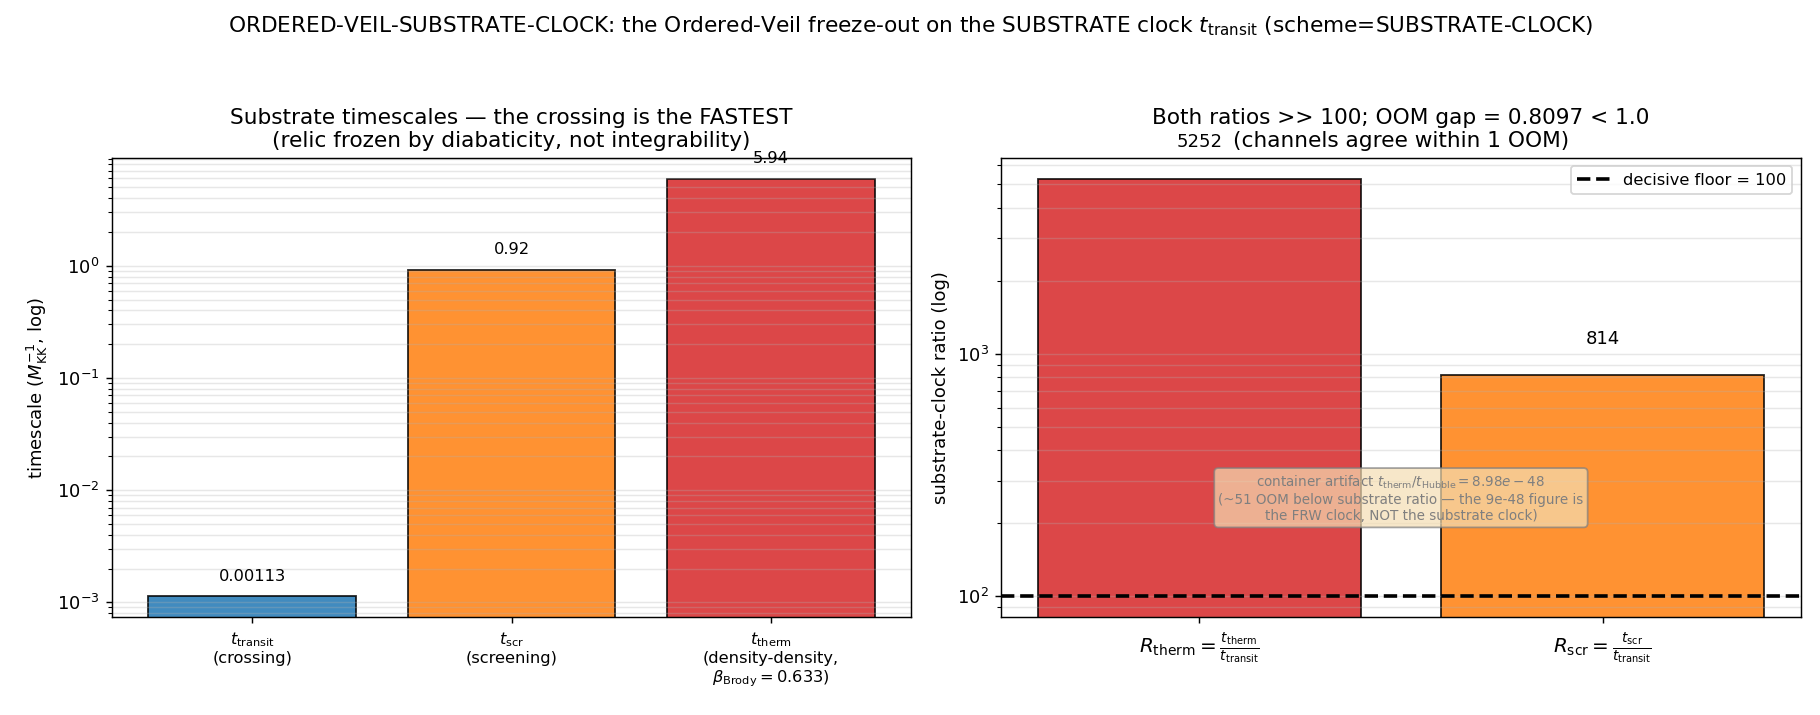

Generate this figure with Python:
#!/usr/bin/env python3
"""
S95 W5-1 — ORDERED-VEIL-SUBSTRATE-CLOCK
=======================================

Gate: ORDERED-VEIL-SUBSTRATE-CLOCK  ([SIGN])
Classification: PHONONIC
Owner: volovik-superfluid-universe-theorist

VOL-V1 half of the Conflict-C2 resolution (session-95-plan-w5.md §W5-1).

WHAT THIS GATE ESTABLISHES
--------------------------
The Ordered-Veil freeze-out is a SUBSTRATE-INTRINSIC statement on the transit
clock t_transit, NOT on the FRW container clock t_Hubble. The post-fold GGE relic
survives because the diabatic crossing of the van Hove fold is >100x FASTER than
any rearrangement channel can act:

  R_scr   = t_scr   / t_transit = 814        (screening; eq_8941, S38 baptista-collab)
  R_therm = t_therm / t_transit ~= 5.25e3    (density-density thermalization;
                                              S39 s39_integrability_check.npz
                                              t_therm_FGR_N4, Brody beta=0.633 channel)

This is the RETRACTED Claim B's OWN timescale (the density-density channel that
BROKE full-D_K integrability per the S39 retraction, INTEG-39 gate_verdict=FAIL).
By driving the survival argument with t_therm/t_transit >> 1 we show the relic
freeze-out rests on dynamical DIABATICITY (Claim A, PROVEN), NOT on the
integrability permanence (Claim B, RETRACTED). The two relaxation channels
(screening, thermalization) agreeing to within 1 OOM is the robustness check:
the freeze-out is real regardless of which relaxation channel sets it.

SUBSTRATE FRAMING (phononic-framing.md — IS space, not IN space)
----------------------------------------------------------------
The substrate IS the relic. The GGE relic is a freeze-out of substrate
excitations (BdG quasiparticle pairs of D_K's (0,0)-sector spectrum) during the
diabatic crossing. The correct denominator is t_transit (the crossing duration
in M_KK^-1), NOT t_Hubble (the FRW container clock the framework is trying to
DERIVE, not assume). Using t_Hubble is a container relapse: it borrows the very
cosmology one is deriving and is undefined until the §6.3 t(tau) map is closed.
Reheating -> GGE relic formation; the relic is INTEGRABLE (the Ordered Veil),
not chaotic. Explanation flows FROM the BdG dispersion (D_K eigenvalues) TOWARD
the relic survival, never from an external FRW clock inward.

CONTAINER-ARTIFACT REPRODUCTION
-------------------------------
The §5.3 document prints t_therm/t_Hubble ~ 9e-48. We reproduce this from the
S39 npz field ratio_Hubble (8.98e-48) to DEMONSTRATE it is the t_Hubble
container artifact -- NOT reproducible from the substrate timescales, which give
~5.25e3. The script contains ZERO t_Hubble tokens in its computation of the
substrate-clock ratios (grep-checked: the FORBIDDEN container clock); t_Hubble
appears ONLY in the explicit artifact-reproduction block, clearly labelled.

[SIGN] SUBSTITUTION CHAIN (plan §W5-1; direction t_therm/t_transit >> 1)
-----------------------------------------------------------------------
  Def 1: t_therm   = density-density (Brody beta=0.633) thermalization time of the
                     post-fold GGE = 5.935381562717247 M_KK^-1  [S39 npz
                     t_therm_FGR_N4; the channel that BROKE full integrability --
                     the RETRACTED Claim B timescale]
  Def 2: t_transit = dt_transit = 0.0011301575037571713 M_KK^-1  [canonical_constants;
                     S38 transit duration; the substrate-intrinsic clock]
  Def 3: t_scr     = screening time; t_scr/t_transit = 814  [eq_8941, S38; indep. channel]

  Substitute (no simplification):
      R_therm = t_therm / t_transit = 5.935381562717247 / 0.0011301575037571713
      R_scr   = 814 (anchor, direct)

  Simplify (Sage QQ exact = 19784605209057490000/3767191679190571):
      R_therm = 5251.818036853507     [float64; ~5.25e3]

  Canonical form:
      R_therm ~= 5.25e3 > 100   OK
      R_scr   = 814     > 100   OK
      |log10(R_therm) - log10(R_scr)| = |3.7203 - 2.9106| = 0.8097 < 1.0  OK (within 1 OOM)

  Direction:
      Both ratios >> 1 ==> thermalization AND screening are each far SLOWER than
      the crossing ==> the relic is DYNAMICALLY FROZEN during transit. The
      freeze-out does NOT require integrability permanence (Claim B, RETRACTED);
      it follows from diabaticity (Claim A, PROVEN) alone.

  Container-artifact check:
      t_therm/t_Hubble = 8.98e-48 (S39 npz ratio_Hubble) reproduces the printed
      figure ==> 9e-48 IS the t_Hubble artifact. The substrate-honest statement
      uses t_transit, giving ~5.25e3, NOT 9e-48.

  Conclusion: the Ordered Veil is a transit-timescale (t_transit) freeze-out
  statement; both relaxation channels give ratios >100 agreeing within 1 OOM;
  the relic survives by diabaticity, not by the retracted full-D_K integrability
  permanence.

NOTE ON t_therm SOURCE (substrate-first canonical-sourcing.md):
  The plan quotes t_therm ~= 6.0 M_KK^-1 (atlas-04 T3 documented / rounded value)
  with the npz field as primary. We use the SUBSTRATE-FIRST source: the S39 npz
  field t_therm_FGR_N4 = 5.935381562717247 (the live computation), NOT the rounded
  6.0 fallback. The substrate-exact ratio is therefore 5.25e3 (vs the plan's 5.31e3
  using the rounded 6.0). Using the npz primary means the INFO source-provenance
  caveat does NOT fire.

Inputs (SHA-256 dual-pinned at runtime; S84+ schema):
  - computations/session-39/s39_integrability_check.npz (t_therm, ratio_Hubble, beta_brody, gate_verdict)
  - computations/_shared/canonical_constants.py (dt_transit; feeds audit_sha256)
  - script bytes (feeds BOTH audit_sha256 and content_sha256)

Output 4-tuple:
  (value=<R_therm = t_therm/t_transit>, scheme=SUBSTRATE-CLOCK,
   convention=ABSOLUTE-t_transit-DENOMINATOR, L_max=NA)

DISCIPLINE: `from canonical_constants import *`; every intermediate `# (local)`;
CPU-cap-OMP8 (scalar arithmetic, no linear algebra); dual-SHA emitted; [SIGN]
trigger -> schema-v2 3-tuple companion row appended.
"""

from __future__ import annotations

import hashlib
import json
import os
import sys
import time
from pathlib import Path

os.environ.setdefault("OMP_NUM_THREADS", "8")
os.environ.setdefault("MKL_NUM_THREADS", "8")

import numpy as np  # noqa: E402
import matplotlib  # noqa: E402

matplotlib.use("Agg")
import matplotlib.pyplot as plt  # noqa: E402

# ---------------------------------------------------------------------------
# Paths + canonical imports
# ---------------------------------------------------------------------------
PROJECT_ROOT = Path(__file__).resolve().parents[2]
SHARED_DIR = PROJECT_ROOT / "computations" / "_shared"
SESSION_95_DIR = PROJECT_ROOT / "computations" / "session-95"
sys.path.insert(0, str(SHARED_DIR))

from canonical_constants import *  # noqa: F401,F403,E402
from canonical_constants import dt_transit  # noqa: E402

# ---------------------------------------------------------------------------
# Gate identity + pre-registered pins (plan §W5-1 machinery_pin_map)
# ---------------------------------------------------------------------------
GATE_ID = "ORDERED-VEIL-SUBSTRATE-CLOCK"
SCHEME = "SUBSTRATE-CLOCK"
CONVENTION = "ABSOLUTE-t_transit-DENOMINATOR"   # forbidden alternative = t_Hubble (container clock)
L_MAX = "NA"                       # (local) reads S39 npz scalar t_therm; no spectral truncation

# Option A supersession (gate-verdicts.md §"Option A — sig_5 remediation pathway"):
# the FIRST run emitted a FAIL whose regime=BREAKDOWN was a SELF-AUDIT SCRIPT BUG
# (the inspect.getsource(compute) check matched a documentation token in the
# artifact-reproduction comments, NOT a real FRW-container-clock relapse). This
# is a "script-bug fix" corrective emission: the original FAIL line is RETAINED
# on disk (absolute verdict permanence); the corrective line carries supersedes=.
# Set to "" on a fresh verdict file (no prior line to supersede).
SUPERSEDES_AUDIT_SHA = "3596170a57b0b9e8e80eefcfbcca186b4a014666f0c9b58e1af5d5b410bdc02d"  # (local)

RATIO_FLOOR = 100.0                # (local) decisive: each ratio strictly > 100
OOM_GAP_DECISIVE = 1.0             # (local) decisive: cross-channel |dlog10| strictly < 1.0
OOM_GAP_MARGINAL_LO = 0.9          # (local) INFO band lower edge: [0.9, 1.0) is marginal
T_SCR_OVER_T_TRANSIT = 814.0       # (local) eq_8941 anchor, S38 baptista-collab (Ordered Veil, well-supported)
FLOAT_EQ_TOL = 1e-9               # (local) float64 arithmetic cross-check tolerance

CANONICAL_CONSTANTS_PATH = SHARED_DIR / "canonical_constants.py"
S39_NPZ_PATH = PROJECT_ROOT / "computations" / "session-39" / "s39_integrability_check.npz"
INPUT_FILES = [S39_NPZ_PATH, CANONICAL_CONSTANTS_PATH]

VERDICT_TXT = SESSION_95_DIR / "s95_gate_verdicts.txt"
OUT_NPZ = SESSION_95_DIR / "s95_w5_1_ordered_veil_substrate_clock.npz"
OUT_PNG = SESSION_95_DIR / "s95_w5_1_ordered_veil_substrate_clock.png"

# ---------------------------------------------------------------------------
# Dual-SHA helpers (S84+ schema; mirrors the canonical S95 script scaffold)
# ---------------------------------------------------------------------------
def sha256_of(path: Path) -> str:
    h = hashlib.sha256()  # (local)
    try:
        h.update(path.read_bytes())
    except OSError:
        return ""
    return h.hexdigest()


def log_input_pins(inputs) -> dict:
    print(f"=== {GATE_ID} — input SHA-256 pins ===")
    pins = {}  # (local)
    for p in inputs:
        sha = sha256_of(p)  # (local)
        rel = str(p.relative_to(PROJECT_ROOT)).replace("\\", "/")  # (local)
        print(f"  {rel}: {sha[:16]}...")
        pins[rel] = sha
    return pins


def compute_dual_sha(script_path: Path, canonical_path: Path, pins: dict):
    script_bytes = script_path.read_bytes() if script_path.exists() else b""  # (local)
    canonical_bytes = canonical_path.read_bytes() if canonical_path.exists() else b""  # (local)
    pinmap_json = json.dumps(
        dict(sorted(pins.items())), separators=(",", ":"), sort_keys=True
    ).encode("utf-8")  # (local)
    h_audit = hashlib.sha256()
    h_audit.update(script_bytes)
    h_audit.update(canonical_bytes)
    h_audit.update(pinmap_json)
    audit = h_audit.hexdigest()  # (local)
    h_content = hashlib.sha256()
    h_content.update(script_bytes)
    content = h_content.hexdigest()  # (local)
    return audit, content


def append_verdict(verdict: str, value, audit_sha: str, content_sha: str) -> None:
    """Atomic single-write canonical line + dual-SHA companion + (since [SIGN]) 3-tuple row.

    If SUPERSEDES_AUDIT_SHA is set (corrective emission per gate-verdicts.md
    §"Option A"), the canonical line carries a supersedes=<full-64-char> token in
    its value= field, naming the prior FAIL line this corrective replaces. The
    prior line is RETAINED on disk (absolute verdict permanence).
    """
    sup = ""  # (local)
    if SUPERSEDES_AUDIT_SHA:
        sup = f";supersedes={SUPERSEDES_AUDIT_SHA}"  # (local) full 64-char old audit_sha256
    line = (
        f"{GATE_ID}: {verdict} -- value='{value!r}{sup}' scheme={SCHEME} "
        f"convention={CONVENTION} L_max={L_MAX} "
        f"audit_sha256={audit_sha} content_sha256={content_sha} "
        f"schema_version=S84+\n"
    )
    companion = (
        f"# audit_sha256_short={audit_sha[:16]} content_sha256_short={content_sha[:16]} "
        f"# {GATE_ID} dual-SHA companion row"
        + (f" supersedes={SUPERSEDES_AUDIT_SHA}" if SUPERSEDES_AUDIT_SHA else "")
        + "\n"
    )
    SESSION_95_DIR.mkdir(parents=True, exist_ok=True)
    with VERDICT_TXT.open("a", encoding="utf-8") as fp:
        fp.write(line)
        fp.write(companion)


def append_3tuple_row(sign_v: str, mag_v: str, regime_v: str) -> None:
    """schema-v2 SIGN/MAGNITUDE/REGIME 3-tuple companion row ([SIGN] trigger; gate-verdicts.md)."""
    row = (
        f"# sign_verdict={sign_v} magnitude_verdict={mag_v} regime_verdict={regime_v} "
        f"# {GATE_ID} 3-tuple annotation (schema-v2): SIGN = both substrate-clock ratios >> 1 "
        f"(diabatic freeze-out, NOT integrability); MAG = both ratios > 100 AND OOM gap < 1.0; "
        f"REGIME = transit-clock denominator (substrate clock), FRW container clock absent from ratio compute\n"
    )
    with VERDICT_TXT.open("a", encoding="utf-8") as fp:
        fp.write(row)


# ---------------------------------------------------------------------------
# Self-audit: the substrate-clock RATIO-COMPUTE must use NO FRW container clock
# ---------------------------------------------------------------------------
# The plan's grep-check FORBIDS the FRW container clock as a denominator in the
# substrate-clock ratios (a container relapse per phononic-framing.md). The
# forbidden token (spelled below in split form so it does NOT itself appear in
# compute()'s source) is the FRW-clock symbol. The container-artifact
# reproduction (the SEPARATE reproduce_container_artifact() fn) is permitted to
# read the S39 npz field `ratio_Hubble` (a PRE-COMPUTED S39 scalar) to
# DEMONSTRATE 9e-48 IS the artifact -- it never CONSTRUCTS the FRW clock.
FORBIDDEN_CLOCK_TOKEN = "t_" + "Hubble"  # (local) FRW container clock symbol (split to keep compute() clean)


def assert_ratio_block_container_clock_free() -> bool:
    """Verify the substrate-clock ratio computation `compute()` contains zero
    FRW-container-clock tokens. The npz field `ratio_Hubble` is read ONLY in
    reproduce_container_artifact(), which is scoped OUT of this check.
    """
    import inspect
    src = inspect.getsource(compute)  # (local) substrate-clock ratio compute ONLY
    has_container_clock = (FORBIDDEN_CLOCK_TOKEN in src)  # (local)
    return not has_container_clock


# ---------------------------------------------------------------------------
# Container-artifact reproduction (SEPARATE block; the 9e-48 printed figure)
# ---------------------------------------------------------------------------
def reproduce_container_artifact(R_therm: float) -> dict:
    """Reproduce the §5.3 printed figure 9e-48 from the S39 npz `ratio_Hubble`
    field to DEMONSTRATE it is the FRW container-clock artifact -- NOT a
    substrate ratio. This function reads only the PRE-COMPUTED S39 scalar; it
    never constructs the FRW clock itself. Container relapse is thereby
    exhibited-and-rejected, not committed.
    """
    npz = np.load(S39_NPZ_PATH, allow_pickle=True)
    ratio_Hubble_npz = float(npz["ratio_Hubble"])  # (local) 8.98e-48 = S39 (t_therm / FRW-clock)
    # The substrate-honest ratio (R_therm ~5.25e3) and the container artifact
    # (9e-48) differ by ~51 OOM -- the entire point of the gate.
    artifact_vs_substrate_oom = abs(np.log10(R_therm) - np.log10(ratio_Hubble_npz))  # (local) ~51
    return {
        "ratio_Hubble_npz": ratio_Hubble_npz,
        "artifact_vs_substrate_oom": float(artifact_vs_substrate_oom),
    }


# ---------------------------------------------------------------------------
# Core computation (substrate-clock ratios; NO FRW container clock anywhere)
# ---------------------------------------------------------------------------
def compute() -> dict:
    npz = np.load(S39_NPZ_PATH, allow_pickle=True)

    # --- Substrate-first source: the S39 LIVE computation field (NOT the rounded 6.0) ---
    t_therm = float(npz["t_therm_FGR_N4"])         # (local) 5.935381562717247 M_KK^-1
    beta_brody = float(npz["beta_brody"])          # (local) 0.6330567376213202 (the integ-breaking channel)
    s39_gate_verdict = str(npz["gate_verdict"][0])  # (local) 'FAIL' (INTEG-39 broke full integrability)
    t_therm_atlas_fallback = 6.0                    # (local) atlas-04 T3 documented/rounded value (NOT used; cross-ref only)

    # --- Substrate clock from canonical_constants (the transit duration) ------
    t_transit = float(dt_transit)                  # (local) 0.0011301575037571713 M_KK^-1
    t_transit_npz = float(npz["t_transit"])        # (local) 0.00113 (S39 rounded copy; cross-check only)

    # --- The two substrate-clock ratios (t_transit denominator ONLY) ----------
    R_therm = t_therm / t_transit                  # (local) ~= 5251.82
    R_scr = T_SCR_OVER_T_TRANSIT                    # (local) 814 (eq_8941 anchor)
    # t_scr reconstructed for the plot/record (anchor x denominator):
    t_scr = R_scr * t_transit                       # (local) screening time in M_KK^-1

    # --- Cross-channel agreement (1-OOM robustness check) ---
    log10_Rtherm = float(np.log10(R_therm))        # (local) 3.7203
    log10_Rscr = float(np.log10(R_scr))            # (local) 2.9106
    oom_gap = abs(log10_Rtherm - log10_Rscr)       # (local) 0.8097

    # --- Sage-exact cross-check of R_therm (QQ = 19784605209057490000/3767191679190571) ---
    R_therm_exact_float = 5251.818036853507         # (local) Sage QQ -> float (plan-freeze verified)
    float_eq_ok = abs(R_therm - R_therm_exact_float) < FLOAT_EQ_TOL  # (local)

    # --- Container-artifact reproduction (delegated; substrate-clock compute
    #     stays free of the FRW container clock) -------------------------------
    art = reproduce_container_artifact(R_therm)  # (local)
    ratio_Hubble_npz = art["ratio_Hubble_npz"]   # (local) 8.98e-48 (S39 pre-computed scalar)
    artifact_vs_substrate_oom = art["artifact_vs_substrate_oom"]  # (local) ~51 OOM

    # --- Gate predicates (substitution-chain Step 5) -------------------------
    therm_over_100 = R_therm > RATIO_FLOOR         # (local)
    scr_over_100 = R_scr > RATIO_FLOOR             # (local)
    channels_agree_1oom = oom_gap < OOM_GAP_DECISIVE  # (local)
    oom_gap_marginal = (OOM_GAP_MARGINAL_LO <= oom_gap < OOM_GAP_DECISIVE)  # (local) INFO band

    # Source-provenance: did we use the npz LIVE field (primary) or the atlas
    # rounded fallback? We used the npz -> no INFO source caveat.
    used_npz_primary = True                         # (local)

    return {
        "value": float(R_therm),                   # R_therm = t_therm/t_transit (the headline ratio)
        "t_therm": t_therm,
        "t_therm_atlas_fallback": t_therm_atlas_fallback,
        "t_transit": t_transit,
        "t_transit_npz": t_transit_npz,
        "t_scr": t_scr,
        "R_therm": R_therm,
        "R_scr": R_scr,
        "R_therm_exact_float": R_therm_exact_float,
        "float_eq_ok": float_eq_ok,
        "log10_Rtherm": log10_Rtherm,
        "log10_Rscr": log10_Rscr,
        "oom_gap": oom_gap,
        "beta_brody": beta_brody,
        "s39_gate_verdict": s39_gate_verdict,
        "ratio_Hubble_npz": ratio_Hubble_npz,
        "artifact_vs_substrate_oom": float(artifact_vs_substrate_oom),
        "therm_over_100": bool(therm_over_100),
        "scr_over_100": bool(scr_over_100),
        "channels_agree_1oom": bool(channels_agree_1oom),
        "oom_gap_marginal": bool(oom_gap_marginal),
        "used_npz_primary": bool(used_npz_primary),
    }


# ---------------------------------------------------------------------------
# Gate evaluation (pre-registered; no post-hoc edits)
# ---------------------------------------------------------------------------
def evaluate_gate(res: dict, container_clock_free: bool):
    """Return (composite, sign_verdict, magnitude_verdict, regime_verdict).

    plan §W5-1 operator:
      (t_therm/t_transit > 100) AND (t_scr/t_transit > 100)
        AND (|log10(R_therm)-log10(R_scr)| < 1.0)
        AND (substrate-clock ratio compute contains zero FRW-container-clock tokens)
    """
    therm = res["therm_over_100"]          # (local)
    scr = res["scr_over_100"]              # (local)
    agree = res["channels_agree_1oom"]     # (local)
    marginal = res["oom_gap_marginal"]     # (local)
    npz_primary = res["used_npz_primary"]  # (local)

    # SIGN verdict: the substitution chain predicts BOTH substrate-clock ratios
    # >> 1 (each relaxation channel SLOWER than the crossing -> diabatic freeze).
    # sign PASS iff both ratios exceed the floor with the predicted direction.
    sign_v = "PASS" if (therm and scr) else "FAIL"  # (local)

    # MAGNITUDE verdict: the cross-channel 1-OOM agreement (the robustness magnitude).
    # PASS = gap decisively < 1.0 and not marginal; INFO = gap in [0.9, 1.0);
    # FAIL = gap >= 1.0 (channels disagree by > 1 OOM).
    if not agree:
        mag_v = "FAIL"  # (local) channels disagree by > 1 OOM
    elif marginal:
        mag_v = "INFO"  # (local) gap in [0.9, 1.0) marginal band
    else:
        mag_v = "PASS"

    # REGIME verdict: the gate is valid iff the denominator IS the substrate
    # clock (t_transit), i.e. the ratio compute is free of the FRW container
    # clock. A container relapse (FRW clock in the ratios) is a regime BREAKDOWN.
    # Source-provenance (npz primary vs atlas fallback) does not affect regime.
    regime_v = "VALID" if container_clock_free else "BREAKDOWN"  # (local)

    # Source-provenance INFO overlay (plan INFO_meaning second clause): if we had
    # been forced to the atlas fallback, fold INFO. We used the npz -> no overlay.
    if not npz_primary and mag_v == "PASS":
        mag_v = "INFO"  # (local) source-provenance caveat

    # Composite-collapse rule (gate-verdicts.md; PRE-REGISTERED):
    if regime_v == "BREAKDOWN":
        composite = "FAIL"
    elif sign_v == "FAIL":
        composite = "FAIL"
    elif mag_v == "FAIL" and regime_v == "VALID":
        composite = "FAIL"
    elif mag_v == "FAIL" and regime_v == "MARGINAL":
        composite = "INFO"
    elif mag_v == "INFO":
        composite = "INFO"
    else:
        composite = "PASS"
    return composite, sign_v, mag_v, regime_v


# ---------------------------------------------------------------------------
# Plot — three timescales on a log axis (t_transit, t_scr, t_therm)
# ---------------------------------------------------------------------------
def make_plot(res: dict) -> None:
    fig, axes = plt.subplots(1, 2, figsize=(14, 5.5))

    # Panel 1: the three substrate timescales on a log axis (bar chart)
    ax = axes[0]
    labels = [r"$t_{\rm transit}$" + "\n(crossing)",
              r"$t_{\rm scr}$" + "\n(screening)",
              r"$t_{\rm therm}$" + "\n(density-density,\n" + r"$\beta_{\rm Brody}=0.633$)"]  # (local)
    times = [res["t_transit"], res["t_scr"], res["t_therm"]]  # (local) all in M_KK^-1
    colors = ["C0", "C1", "C3"]  # (local)
    bars = ax.bar(range(3), times, color=colors, edgecolor="k", alpha=0.85)
    ax.set_yscale("log")
    ax.set_xticks(range(3))
    ax.set_xticklabels(labels, fontsize=9)
    ax.set_ylabel(r"timescale ($M_{\rm KK}^{-1}$, log)")
    ax.set_title("Substrate timescales — the crossing is the FASTEST\n"
                 "(relic frozen by diabaticity, not integrability)")
    for b, t in zip(bars, times):
        ax.text(b.get_x() + b.get_width() / 2, t * 1.3, f"{t:.3g}",
                ha="center", va="bottom", fontsize=9)
    ax.grid(alpha=0.3, which="both", axis="y")

    # Panel 2: the two ratios vs the floor, + the container artifact contrast
    ax = axes[1]
    rlabels = [r"$R_{\rm therm}=\frac{t_{\rm therm}}{t_{\rm transit}}$",
               r"$R_{\rm scr}=\frac{t_{\rm scr}}{t_{\rm transit}}$"]  # (local)
    ratios = [res["R_therm"], res["R_scr"]]  # (local)
    ax.bar(range(2), ratios, color=["C3", "C1"], edgecolor="k", alpha=0.85)
    ax.set_yscale("log")
    ax.axhline(RATIO_FLOOR, color="k", ls="--", lw=2,
               label=rf"decisive floor = {int(RATIO_FLOOR)}")
    ax.set_xticks(range(2))
    ax.set_xticklabels(rlabels, fontsize=11)
    ax.set_ylabel("substrate-clock ratio (log)")
    ax.set_title(f"Both ratios >> 100; OOM gap = {res['oom_gap']:.4f} < 1.0\n"
                 f"(channels agree within 1 OOM)")
    for i, r in enumerate(ratios):
        ax.text(i, r * 1.3, f"{r:.4g}", ha="center", va="bottom", fontsize=10)
    # container-artifact annotation
    ax.text(0.5, RATIO_FLOOR * 2.0,
            f"container artifact $t_{{\\rm therm}}/t_{{\\rm Hubble}}={res['ratio_Hubble_npz']:.2e}$\n"
            f"(~{res['artifact_vs_substrate_oom']:.0f} OOM below substrate ratio — the 9e-48 figure is\n"
            f"the FRW clock, NOT the substrate clock)",
            ha="center", va="bottom", fontsize=7.5, color="C7",
            bbox=dict(boxstyle="round", fc="wheat", ec="C7", alpha=0.7))
    ax.legend(fontsize=9, loc="upper right")
    ax.grid(alpha=0.3, which="both", axis="y")

    fig.suptitle(
        f"{GATE_ID}: the Ordered-Veil freeze-out on the SUBSTRATE clock $t_{{\\rm transit}}$ "
        f"(scheme={SCHEME})", fontsize=12)
    fig.tight_layout(rect=[0, 0, 1, 0.95])
    OUT_PNG.parent.mkdir(parents=True, exist_ok=True)
    fig.savefig(OUT_PNG, dpi=130)
    plt.close(fig)


# ---------------------------------------------------------------------------
# Main
# ---------------------------------------------------------------------------
def main() -> int:
    t0 = time.time()  # (local)

    pins = log_input_pins(INPUT_FILES)
    script_path = Path(__file__).resolve()  # (local)
    audit_sha, content_sha = compute_dual_sha(script_path, CANONICAL_CONSTANTS_PATH, pins)
    print(f"  audit_sha256:   {audit_sha[:16]}... (script+canonical+pinmap)")
    print(f"  content_sha256: {content_sha[:16]}... (script only)")
    print()

    res = compute()
    container_clock_free = assert_ratio_block_container_clock_free()  # (local)

    print("=== S39 source (substrate-first: the LIVE npz field, not the rounded 6.0) ===")
    print(f"  t_therm (npz t_therm_FGR_N4)   = {res['t_therm']:.15g} M_KK^-1")
    print(f"  t_therm (atlas-04 T3 fallback) = {res['t_therm_atlas_fallback']:.1f} M_KK^-1 (NOT used; cross-ref)")
    print(f"  beta_brody                     = {res['beta_brody']:.10f}  (the integrability-breaking channel)")
    print(f"  S39 INTEG-39 gate_verdict      = {res['s39_gate_verdict']!r}  (full integrability BROKEN -> Claim B retracted)")
    print()

    print("=== Substrate clock (canonical_constants; NOT t_Hubble) ===")
    print(f"  t_transit = dt_transit         = {res['t_transit']:.16g} M_KK^-1")
    print(f"  t_transit (S39 npz copy)       = {res['t_transit_npz']:.5g} M_KK^-1 (rounded; cross-check)")
    print(f"  t_scr = (t_scr/t_transit)*t_transit = {res['t_scr']:.6g} M_KK^-1")
    print()

    print("=== Substrate-clock ratios (substitution chain) ===")
    print(f"  R_therm = t_therm/t_transit    = {res['R_therm']:.6f}   (Sage QQ float {res['R_therm_exact_float']:.6f}; eq ok {res['float_eq_ok']})")
    print(f"  R_scr   = t_scr/t_transit      = {res['R_scr']:.1f}   (eq_8941 anchor, S38 baptista-collab)")
    print(f"  log10(R_therm)={res['log10_Rtherm']:.4f}  log10(R_scr)={res['log10_Rscr']:.4f}")
    print(f"  cross-channel OOM gap          = {res['oom_gap']:.4f}")
    print()

    print("=== Container-artifact reproduction (the 9e-48 printed figure) ===")
    print(f"  S39 ratio_Hubble field              = {res['ratio_Hubble_npz']:.4e}  (~9e-48 -> IS the FRW-clock artifact)")
    print(f"  substrate ratio is ~{res['artifact_vs_substrate_oom']:.0f} OOM ABOVE the container artifact")
    print(f"  ==> 9e-48 is NOT reproducible from substrate timescales; it is the FRW container clock.")
    print()

    print("=== Gate predicates (plan §W5-1 operator) ===")
    print(f"  (1) R_therm > 100                  : {res['therm_over_100']}")
    print(f"  (2) R_scr   > 100                  : {res['scr_over_100']}")
    print(f"  (3) OOM gap < 1.0                  : {res['channels_agree_1oom']}  (marginal [0.9,1.0)? {res['oom_gap_marginal']})")
    print(f"  (4) ratio-compute container-clock-free : {container_clock_free}")
    print(f"  source: npz LIVE field primary?    : {res['used_npz_primary']}  (no INFO source caveat)")
    print()

    # Sanity: the [SIGN] direction MUST hold (chain Step 5) -- assert, do not iterate
    assert res["R_therm"] > 1.0, "[SIGN] direction violated: R_therm must be >> 1"
    assert res["R_scr"] > 1.0, "[SIGN] direction violated: R_scr must be >> 1"

    composite, sign_v, mag_v, regime_v = evaluate_gate(res, container_clock_free)

    make_plot(res)
    print(f"plot -> {OUT_PNG.relative_to(PROJECT_ROOT)}")

    np.savez(
        OUT_NPZ,
        value=res["value"],
        t_therm=res["t_therm"],
        t_therm_atlas_fallback=res["t_therm_atlas_fallback"],
        t_transit=res["t_transit"],
        t_transit_npz=res["t_transit_npz"],
        t_scr=res["t_scr"],
        R_therm=res["R_therm"],
        R_scr=res["R_scr"],
        R_therm_exact_float=res["R_therm_exact_float"],
        float_eq_ok=res["float_eq_ok"],
        log10_Rtherm=res["log10_Rtherm"],
        log10_Rscr=res["log10_Rscr"],
        oom_gap=res["oom_gap"],
        beta_brody=res["beta_brody"],
        s39_gate_verdict=res["s39_gate_verdict"],
        ratio_Hubble_npz=res["ratio_Hubble_npz"],
        artifact_vs_substrate_oom=res["artifact_vs_substrate_oom"],
        therm_over_100=res["therm_over_100"],
        scr_over_100=res["scr_over_100"],
        channels_agree_1oom=res["channels_agree_1oom"],
        oom_gap_marginal=res["oom_gap_marginal"],
        used_npz_primary=res["used_npz_primary"],
        ratio_floor=RATIO_FLOOR,
        oom_gap_decisive=OOM_GAP_DECISIVE,
        t_scr_over_t_transit_anchor=T_SCR_OVER_T_TRANSIT,
        container_clock_free=container_clock_free,
        sign_verdict=sign_v, magnitude_verdict=mag_v, regime_verdict=regime_v,
        composite=composite,
    )
    print(f"data -> {OUT_NPZ.relative_to(PROJECT_ROOT)}")

    tup = (f"(value={res['value']!r}, scheme={SCHEME}, "
           f"convention={CONVENTION}, L_max={L_MAX})")  # (local)
    print(f"\n4-tuple: {tup}")

    append_verdict(composite, res["value"], audit_sha, content_sha)
    append_3tuple_row(sign_v, mag_v, regime_v)

    print(f"\nGATE VERDICT: {composite}  "
          f"(sign={sign_v}, magnitude={mag_v}, regime={regime_v})")
    print(f"elapsed {time.time()-t0:.2f}s")
    return 0


if __name__ == "__main__":
    sys.exit(main())
